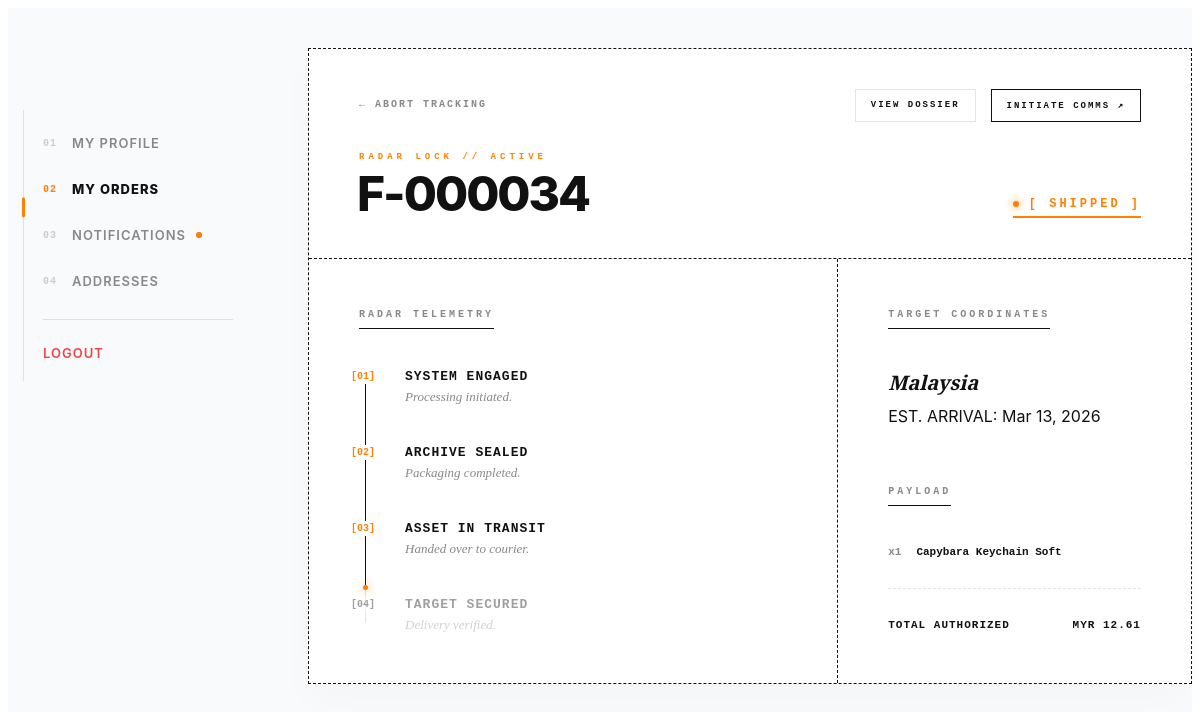
Page /client/track-order.php?id=34 (signed in) on the committed database.
### tables this page shows
CREATE TABLE `orders` (
  `id` int(11) NOT NULL,
  `user_id` int(11) NOT NULL,
  `total_price` decimal(10,2) NOT NULL,
  `shipping_amount` decimal(10,2) DEFAULT 0.00,
  `status` varchar(20) DEFAULT 'Paid',
  `created_at` datetime DEFAULT current_timestamp(),
  `delivery_request` tinyint(1) DEFAULT 0,
  `estimated_delivery` date DEFAULT NULL
);

CREATE TABLE `users` (
  `id` int(11) NOT NULL,
  `full_name` varchar(100) NOT NULL,
  `email` varchar(255) NOT NULL,
  `password` varchar(255) NOT NULL,
  `created_at` timestamp NOT NULL DEFAULT current_timestamp(),
  `phone` varchar(20) DEFAULT NULL,
  `location` varchar(255) DEFAULT NULL,
  `profile_icon` varchar(255) DEFAULT 'default-avatar.png',
  `faifa_coins` int(11) DEFAULT 0,
  `last_checkin` date DEFAULT NULL,
  `bear_food` int(11) DEFAULT 0,
  `bear_hunger` int(11) DEFAULT 40,
  `last_bear_claim` date DEFAULT NULL,
  `last_treat_time` datetime DEFAULT NULL,
  `bear_stage` int(11) DEFAULT 1
);

CREATE TABLE `order_items` (
  `id` int(11) NOT NULL,
  `order_id` int(11) NOT NULL,
  `product_id` int(11) NOT NULL,
  `quantity` int(11) NOT NULL,
  `price` decimal(10,2) NOT NULL
);

CREATE TABLE `products` (
  `id` int(11) NOT NULL,
  `product_code` varchar(50) DEFAULT NULL,
  `category` varchar(50) NOT NULL,
  `tags` varchar(255) DEFAULT NULL,
  `name` varchar(255) NOT NULL,
  `description` text DEFAULT NULL,
  `weight` varchar(50) DEFAULT '180g',
  `material` varchar(100) DEFAULT 'Titanium',
  `warranty` varchar(100) DEFAULT '2 Years',
  `price` decimal(10,2) NOT NULL,
  `discount_price` decimal(10,2) DEFAULT NULL,
  `image` varchar(255) NOT NULL,
  `status` enum('active','draft') DEFAULT 'active',
  `stock` int(11) DEFAULT 0,
  `rating` decimal(2,1) DEFAULT 4.5
);

### client/track-order.php (the view, shortened to what this page needs)
<?php
$order_id = isset($_GET['id']) ? mysqli_real_escape_string($conn, $_GET['id']) : '';
$user_id = $_SESSION['user_id'];
$order_res = mysqli_query($conn, "SELECT o.*, u.location FROM orders o JOIN users u ON o.user_id = u.id WHERE o.id = '$order_id'");
$order = mysqli_fetch_assoc($order_res);
$items_query = mysqli_query($conn, "
    SELECT oi.*, p.name, p.image
    FROM order_items oi
    JOIN products p ON oi.product_id = p.id
    WHERE oi.order_id = '$order_id'
");
$notif_check_sql = "
    SELECT id FROM notifications WHERE user_id = '$user_id' AND is_read = 0
    UNION ALL
    SELECT id FROM orders WHERE user_id = '$user_id' AND status = 'Shipped' AND delivery_request IN (1, 2)
";
$notif_res = mysqli_query($conn, $notif_check_sql);
$has_notifications = ($notif_res && mysqli_num_rows($notif_res) > 0);
?>
<main class="profile-page">
    <div class="container profile-grid">
        <aside class="profile-sidebar focus-in" style="--delay: 0">
            <nav class="side-nav-transparent" id="luxury-side-nav">
                <div class="nav-tracker" id="nav-tracker"></div>
                <a href="profile.php" class="nav-link"><span>01</span> My Profile</a>
                <a href="my-orders.php" class="nav-link active"><span>02</span> My Orders</a>
                <a href="notification.php" class="nav-link">
                    <span>03</span> Notifications
                    <?php if($has_notifications): ?>
                        <div class="notif-ping"></div>
                    <?php endif; ?>
                </a>
                <a href="addresses.php" class="nav-link"><span>04</span> Addresses</a>
                <hr class="nav-divider">
                <a href="logout.php" class="logout-link">Logout</a>
            </nav>
        </aside>
        <section class="profile-main">
            <div id="editorial-paper-wrapper" class="content-matrix focus-in" style="--delay: 1">
                <header class="detail-header stagger-in" style="--stagger: 2">
                    <div class="dh-top">
                        <a href="my-orders.php" class="link-return">
                            <span class="arrow">←</span> ABORT TRACKING
                        </a>
                        <div class="header-actions-group">
                            <a href="invoice.php?id=<?php echo $order['id']; ?>" target="_blank" class="btn-print-ghost">VIEW DOSSIER</a>
                            <?php
                            $whatsapp_number = "60146382694";
                            $whatsapp_msg = urlencode("PROTOCOL INQUIRY: Order #FAIFA-" . $order['id']);
                            ?>
                            <a href="https://wa.me/<?php echo $whatsapp_number; ?>?text=<?php echo $whatsapp_msg; ?>" target="_blank" class="btn-comms-ghost">
                                INITIATE COMMS ↗
                            </a>
                        </div>
                    </div>
                    <div class="dh-main">
                        <div class="dh-meta">
                            <span class="meta-tag">RADAR LOCK // ACTIVE</span>
                            <span class="macro-ref js-decrypt" data-ref="F-<?php echo str_pad($order['id'], 6, '0', STR_PAD_LEFT); ?>">F-000000</span>
                        </div>
                        <div class="status-macro status-<?php echo strtolower(str_replace(' ', '-', $order['status'])); ?>">
                            <span class="status-dot"></span> [ <?php echo strtoupper(htmlspecialchars($order['status'])); ?> ]
                        </div>
                    </div>
                </header>
                <div class="tracker-split-grid">
                    <div class="split-left stagger-in" style="--stagger: 4">
                        <h3 class="section-title">RADAR TELEMETRY</h3>
                        <div class="brutal-timeline">
                            <div class="timeline-progress" style="height: <?php
                                if($order['status'] == 'Pending' || $order['status'] == 'Processing') echo '20%';
                                elseif($order['status'] == 'Packaging') echo '50%';
                                elseif($order['status'] == 'Shipped' || $order['status'] == 'In Transit') echo '80%';
                                elseif($order['status'] == 'Delivered') echo '100%';
                                else echo '0%';
                            ?>;">
                                <div class="laser-head"></div>
                            </div>
                            <div class="bt-step completed">
                                <div class="bt-node">[01]</div>
                                <div class="bt-info">
                                    <h4>SYSTEM ENGAGED</h4><p>Processing initiated.</p>
                                </div>
                            </div>
                            <div class="bt-step <?php echo in_array($order['status'], ['Packaging', 'Shipped', 'In Transit', 'Delivered']) ? 'completed' : ''; ?>">
                                <div class="bt-node">[02]</div>
                                <div class="bt-info">
                                    <h4>ARCHIVE SEALED</h4><p>Packaging completed.</p>
                                </div>
                            </div>
                            <div class="bt-step <?php echo in_array($order['status'], ['Shipped', 'In Transit', 'Delivered']) ? 'completed' : ''; ?>">
                                <div class="bt-node">[03]</div>
                                <div class="bt-info">
                                    <h4>ASSET IN TRANSIT</h4><p>Handed over to courier.</p>
                                </div>
                            </div>
                            <div class="bt-step <?php echo ($order['status'] == 'Delivered') ? 'completed' : ''; ?>">
                                <div class="bt-node">[04]</div>
                                <div class="bt-info">
                                    <h4>TARGET SECURED</h4><p>Delivery verified.</p>
                                </div>
                            </div>
                        </div>
                    </div>
                    <div class="split-right stagger-in" style="--stagger: 5">
                        <div class="coord-block">
                            <h3 class="section-title">TARGET COORDINATES</h3>
                            <p class="ib-name"><?php echo !empty($order['location']) ? htmlspecialchars($order['location']) : 'SYSTEM DEFAULT'; ?></p>
                            <p class="ib-desc" style="color: #111; margin-top: 10px;">EST. ARRIVAL: <?php echo date('M d, Y', strtotime($order['created_at'] . ' + 4 days')); ?></p>
                        </div>
                        <div class="mini-ledger">
                            <h3 class="section-title">PAYLOAD</h3>
                            <div class="mini-items">
                                <?php
                                mysqli_data_seek($items_query, 0);
                                while($item = mysqli_fetch_assoc($items_query)):
                                ?>
                                <div class="ml-item">
                                    <span class="ml-qty">x<?php echo $item['quantity']; ?></span>
                                    <span class="ml-name"><?php echo htmlspecialchars($item['name']); ?></span>
                                </div>
                                <?php endwhile; ?>
                            </div>
                            <div class="ml-total">
                                <span>TOTAL AUTHORIZED</span>
                                <span>MYR <?php echo number_format($order['total_price'], 2); ?></span>
                            </div>
                        </div>
                    </div>
                </div>
            </div>
        </section>
    </div>
</main>

### rows in the picture
orders: status "SHIPPED", user.location "Malaysia", created_at "Mar 13, 2026", total_price "12.61"
order_items: quantity "1", product.name "Capybara Keychain Soft"
